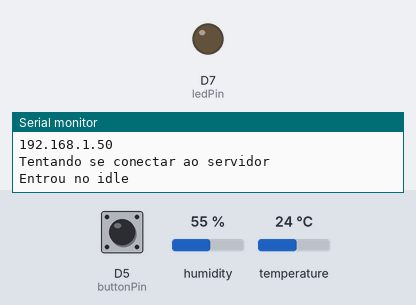
A sketch run on a simulated ESP8266 (Wemos D1 mini). On the bench: output pins drawn as LEDs (lit = HIGH), the last lines printed to the serial monitor. The test bench sets the inputs (shaded band); at power-on: D5 (buttonPin) LOW, humidity 55 %, temperature 24 °C. WiFi joins after 1.5 s; servers stay silent unless stated; no MQTT or app messages arrive unless stated.

Above: at 2.7 s.
2.8 s: D5 (buttonPin) pulled HIGH for 1 s
At 3.27 s:
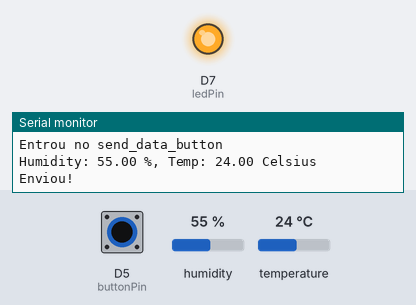
Timing chart, 0 to 13.3 s (numbered marks = the images above; inputs shaded):
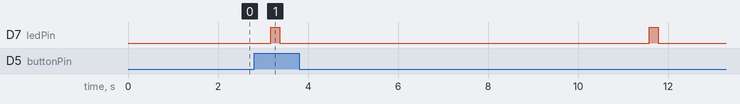

Measured:
- by itself, D7 (ledPin): alternates HIGH for 0.20 s and LOW for 8.2 s

The sketch:

fsm-infradehardware.ino
```cpp
// Includes
#include "fsm_config.h"
#include <ESP8266WiFi.h>
#include <PubSubClient.h>
#include <DHT.h>

// Definições
#define DHTPIN D3     // what pin we're connected to
#define DHTTYPE DHT22   // DHT 22  (AM2302)

// Constantes
const int buttonPin = D5;    // definicao do pino utilizado pelo botao
const int ledPin = D7;       // definicao do pino utilizado pelo led
const char* ssid = "Matheus"; // nome da rede wi-fi
const char* password = "entrabruna"; // senha da rede wi-fi
const char* mqtt_server = "things.ubidots.com"; // url do servidor

// Variáveis
int buttonState = LOW;             // armazena a leitura atual do botao
int lastButtonState = LOW;         // armazena a leitura anterior do botao
unsigned long lastDebounceTime = 0;  // armazena a ultima vez que a leitura da entrada variou
unsigned long debounceDelay = 50;    // tempo utilizado para implementar o debounce
long lastMsg = 0;
char msg[50];
int value = 0;
float hum;  //Stores humidity value
float temp; //Stores temperature value
String button = "{\"value\":";
String umidade = "{\"value\":";
String temperatura = "{\"value\":";
char umidadeChar[50];
char temperaturaChar[50];
char buttonChar[50];
int tempoInicio;
int tempoFinal;

// Objetos
WiFiClient espClient;
PubSubClient client(espClient);
DHT dht(DHTPIN, DHTTYPE);

// variaveis que armazenam estado atual, evento atual e funcao de tratamento do estado atual
state cur_state = ENTRY_STATE;
event cur_evt;
event (* cur_state_function)(void);


// definicao das funcoes relativas a cada estado
event connect_state(void) {
  // Caso a WiFi não esteja conectada.
  if (WiFi.status() != WL_CONNECTED) {
    setup_wifi();
  }

  // Configura o servidor
  client.setServer(mqtt_server, 1883);
  client.setCallback(callback);
  Serial.println("Tentando se conectar ao servidor");
  client.connect("ESP8266Client","A1E-sai2K7TuqyU8xRbNNFPTGGMG5kKE6s",""); // Se conecta ao device no Ubidots

  // Se mesmo assim o client não estiver conectado
  if (!client.connected()) {
    return action; // Volta para o estado connect
  }
  resetar_tempo();
  return empty; // Vai para o estado idle
}

event idle_state(void) {
  Serial.println("Entrou no idle");
  label: tempoInicio = millis();
  if (tempoInicio > tempoFinal) {
    return empty; // Vai para o estado send_data
  }
  if (read_button()) {
    return action; // Vai para o estado send_data_button
  }
  delay(200);
  goto label;
}

event send_data_state(void) {
  Serial.println("Entrou no send_data");
  ler_dados(0);
  // Checa se o client continua conectado
  if (client.loop()) {
    enviar_dados();
    piscar_led();
    resetar_tempo();
    return empty; // Vai para o estado idle
  } else {
    return action; // Vai para o estado no_connection
  }
}

event send_data_button_state(void) {
  Serial.println("Entrou no send_data_button");
  ler_dados(1);
  // Checa se o client continua conectado
  if (client.connected()) {
    enviar_dados();
    piscar_led();
    return empty; // Vai para o estado idle
  } else {
    return action; // Vai para o estado no_connection
  }
}

event no_connection_state(void) {
  Serial.println("Entrou no no_connection");
  // Apenas vai para o estado connect
  return empty;
}

event end_state(void) {

}

// implementacao de funcoes auxiliares
int read_button() {
  int reading = digitalRead(buttonPin);

  if (reading != lastButtonState) {
    lastDebounceTime = millis();
  }

  lastButtonState = reading;

  if ((millis() - lastDebounceTime) > debounceDelay) {
    if (reading != buttonState) {
      buttonState = reading;
      if (buttonState == HIGH) {
        return true;
      }
    }
  }
  return false;
}

void resetar_tempo() {
  tempoFinal = millis() + 10000;
}

void piscar_led() {
  digitalWrite(ledPin, HIGH);
  delay(200);
  digitalWrite(ledPin, LOW);
}

void ler_dados(int button_state) {
  hum = dht.readHumidity();
  temp = dht.readTemperature();
  Serial.print("Humidity: ");
  Serial.print(hum);
  Serial.print(" %, Temp: ");
  Serial.print(temp);
  Serial.println(" Celsius");
  temperatura.concat(temp);
  temperatura.concat("}");
  umidade.concat(hum);
  umidade.concat("}");
  button.concat(button_state);
  button.concat("}");
  temperatura.toCharArray(temperaturaChar, 50);
  umidade.toCharArray(umidadeChar, 50);
  button.toCharArray(buttonChar, 50);
  button = "{\"value\":";
  umidade = "{\"value\":";
  temperatura = "{\"value\":";
}

void enviar_dados() {
  Serial.println("Enviou!");
  client.publish("/v1.6/devices/wemos-d1-r2-mini/temp", temperaturaChar);
  client.publish("/v1.6/devices/wemos-d1-r2-mini/humidity", umidadeChar);
  client.publish("/v1.6/devices/wemos-d1-r2-mini/button", buttonChar);
}

void setup_wifi() {
  delay(10);
  // We start by connecting to a WiFi network
  Serial.println();
  Serial.print("Connecting to ");
  Serial.println(ssid);

  WiFi.begin(ssid, password);

  while (WiFi.status() != WL_CONNECTED) {
    delay(500);
    Serial.print(".");
  }

  Serial.println("");
  Serial.println("WiFi connected");
  Serial.println("IP address: ");
  Serial.println(WiFi.localIP());
}

// NÃO ESTÁ SENDO CHAMADO (POR ENQUANTO)
void callback(char* topic, byte* payload, unsigned int length) {
  Serial.print("Message arrived [");
  Serial.print(topic);
  Serial.print("] ");
  for (int i = 0; i < length; i++) {
    Serial.print((char)payload[i]);
  }
  Serial.println();

  // Switch on the LED if an 1 was received as first character
  if ((char)payload[0] == '1') {
    digitalWrite(ledPin, LOW);   // Turn the LED on (Note that LOW is the voltage level
    // but actually the LED is on; this is because
    // it is acive low on the ESP-01)
  } else {
    digitalWrite(ledPin, HIGH);  // Turn the LED off by making the voltage HIGH
  }

}


void setup() {
  Serial.begin(115200);
  pinMode(buttonPin, INPUT);
  pinMode(ledPin, OUTPUT);
  dht.begin();
}

void loop() {
  cur_state_function = state_functions[cur_state];
  cur_evt = (event) cur_state_function();
  if (EXIT_STATE == cur_state)
    return;
  cur_state = lookup_transitions(cur_state, cur_evt);
}
```

fsm_config.h
```cpp
#define NUM_STATES 6
#define NUM_EVENTS 2

// definicao dos possiveis eventos gerados pelos estados da FSM
typedef enum event_ {empty, action} event;
// definicao das funcoes que implementam o comportamento de cada estado
event idle_state(void);
event connect_state(void);
event send_data_state(void);
event send_data_button_state(void);
event no_connection_state(void);
event end_state(void);
// array de ponteiros para as funcoes dos estados
event (* state_functions[])(void) = {idle_state, connect_state, send_data_state, send_data_button_state, no_connection_state, end_state};
// definicao dos nomes dos estados
typedef enum state_ {idle, connect, send_data, send_data_button, no_connection, end} state;
// estrutura que define as transicoes dos estados
state state_transitions[NUM_STATES][NUM_EVENTS] = {{send_data, send_data_button},
                                                   {idle, connect},
                                                   {idle, no_connection},
                                                   {idle, no_connection},
                                                   {connect, connect},
                                                   {no_connection, no_connection}};
// definicao dos estados inicial e final
#define EXIT_STATE end
#define ENTRY_STATE connect

// funcao que implementa a ransicao de estados
state lookup_transitions(state cur_state, event cur_evt) {
  return state_transitions[cur_state][cur_evt];
}
```
